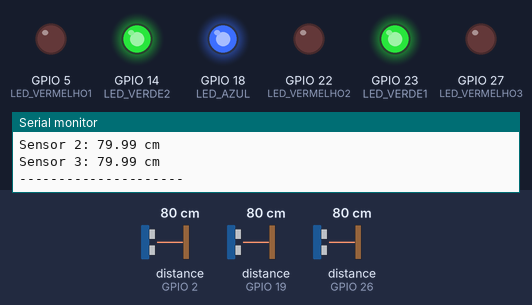
The sketch below on a simulated ESP32. On the bench: output pins drawn as LEDs (lit = HIGH), the last lines printed to the serial monitor. Wiring (inferred from the names in the program): 3 × ultrasonic range finder: trigger GPIO 4, echo GPIO 2 / trigger GPIO 21, echo GPIO 19 / trigger GPIO 25, echo GPIO 26. The test bench sets the inputs (shaded band); at power-on: distance to the obstacle (sensors on GPIO 2, GPIO 19, GPIO 26) 80 cm. The echo pulse lasts 58.3 µs per cm; pins used as bus, display or sensor lines are not drawn.

Above: at 1.3 s.
1.4 s: distance to the obstacle (sensor on GPIO 2) set to 12 cm
2.9 s: distance to the obstacle (sensor on GPIO 2) set to 9 cm
At 3.7 s:
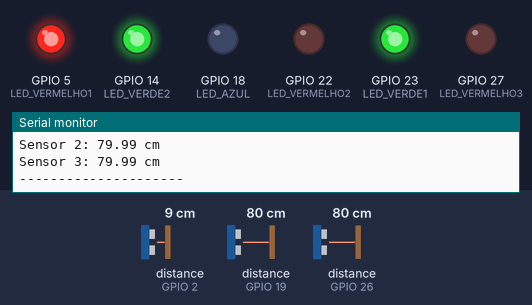
4.6 s: distance to the obstacle (sensor on GPIO 19) set to 12 cm
6.1 s: distance to the obstacle (sensor on GPIO 19) set to 9 cm
At 6.7 s:
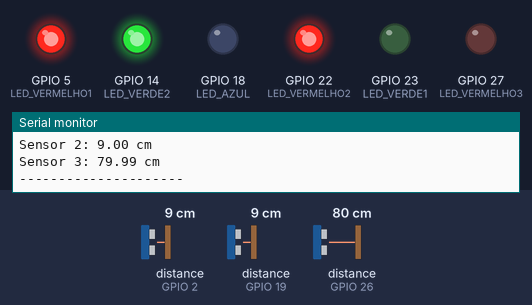
7.7 s: distance to the obstacle (sensor on GPIO 26) set to 12 cm
9.2 s: distance to the obstacle (sensor on GPIO 26) set to 9 cm
At 10.7 s:
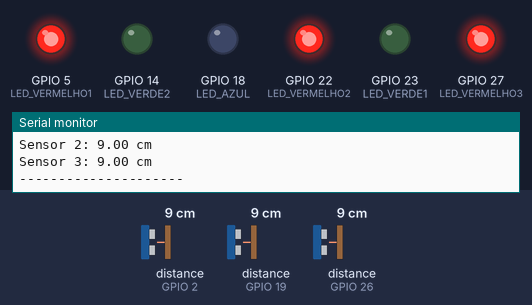
Timing chart, 0 to 11.8 s (numbered marks = the images above; inputs shaded):
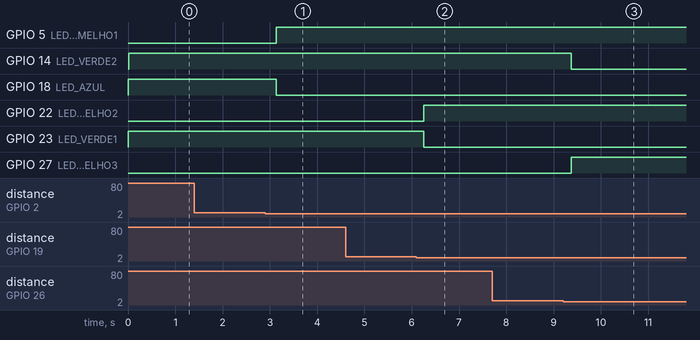

Measured:
- the behaviour switches between 11 and 10 cm on distance to the obstacle (sensor on GPIO 2) (found by bisection; images 0 and 1)
- the behaviour switches between 11 and 10 cm on distance to the obstacle (sensor on GPIO 19) (found by bisection; images 1 and 2)
- the behaviour switches between 11 and 10 cm on distance to the obstacle (sensor on GPIO 26) (found by bisection; images 2 and 3)
- after the input at 2.9 s, GPIO 5 (LED_VERMELHO1): LOW → HIGH after 0.24 s; GPIO 18 (LED_AZUL): HIGH → LOW after 0.24 s
- after the input at 6.1 s, GPIO 22 (LED_VERMELHO2): LOW → HIGH after 0.16 s; GPIO 23 (LED_VERDE1): HIGH → LOW after 0.16 s
- after the input at 9.2 s, GPIO 14 (LED_VERDE2): HIGH → LOW after 0.17 s; GPIO 27 (LED_VERMELHO3): LOW → HIGH after 0.17 s

The sketch:

codigo4.ino
```cpp
//---Codigo 4: 3 sensores com 2 leds cada---//


//------------ SENSOR 1 ------------------
const int TRIG1 = 4;
const int ECHO1 = 2;
const int LED_VERMELHO1 = 5;
const int LED_AZUL   = 18;

//------------ SENSOR 2 ------------------
const int TRIG2 = 21;
const int ECHO2 = 19;
const int LED_VERMELHO2 = 22;
const int LED_VERDE1   = 23;

//------------ SENSOR 3 ------------------
const int TRIG3 = 25;
const int ECHO3 = 26;
const int LED_VERMELHO3 = 27;
const int LED_VERDE2   = 14;

void setup() {
  Serial.begin(9600);

  //Sensor 1
  pinMode(TRIG1, OUTPUT);
  pinMode(ECHO1, INPUT);
  pinMode(LED_VERMELHO1, OUTPUT);
  pinMode(LED_AZUL, OUTPUT);

  //Sensor 2
  pinMode(TRIG2, OUTPUT);
  pinMode(ECHO2, INPUT);
  pinMode(LED_VERMELHO2, OUTPUT);
  pinMode(LED_VERDE1, OUTPUT);

  //Sensor 3
  pinMode(TRIG3, OUTPUT);
  pinMode(ECHO3, INPUT);
  pinMode(LED_VERMELHO3, OUTPUT);
  pinMode(LED_VERDE2, OUTPUT);
}

float medirDistancia(int trig, int echo) {
  digitalWrite(trig, LOW);
  delayMicroseconds(2);
  digitalWrite(trig, HIGH);
  delayMicroseconds(10);
  digitalWrite(trig, LOW);

  long duracao = pulseIn(echo, HIGH);
  float distancia = (duracao * 0.0343) / 2;
  return distancia;
}

void loop() {
  //---- Sensor 1 ----
  float dist1 = medirDistancia(TRIG1, ECHO1);

  Serial.print("Sensor 1: ");
  Serial.print(dist1);
  Serial.println(" cm");

  if (dist1 <= 10 && dist1 > 0) {
    digitalWrite(LED_VERMELHO1, HIGH);
    digitalWrite(LED_AZUL, LOW);
  } else {
    digitalWrite(LED_VERMELHO1, LOW);
    digitalWrite(LED_AZUL, HIGH);
  }

  //---- Sensor 2 ----
  float dist2 = medirDistancia(TRIG2, ECHO2);

  Serial.print("Sensor 2: ");
  Serial.print(dist2);
  Serial.println(" cm");

  if (dist2 <= 10 && dist2 > 0) {
    digitalWrite(LED_VERMELHO2, HIGH);
    digitalWrite(LED_VERDE1, LOW);
  } else {
    digitalWrite(LED_VERMELHO2, LOW);
    digitalWrite(LED_VERDE1, HIGH);
  }

  //---- Sensor 3 ----
  float dist3 = medirDistancia(TRIG3, ECHO3);

  Serial.print("Sensor 3: ");
  Serial.print(dist3);
  Serial.println(" cm");

  if (dist3 <= 10 && dist3 > 0) {
    digitalWrite(LED_VERMELHO3, HIGH);
    digitalWrite(LED_VERDE2, LOW);
  } else {
    digitalWrite(LED_VERMELHO3, LOW);
    digitalWrite(LED_VERDE2, HIGH);
  }

  Serial.println("---------------------");
  delay(500);
}
```
